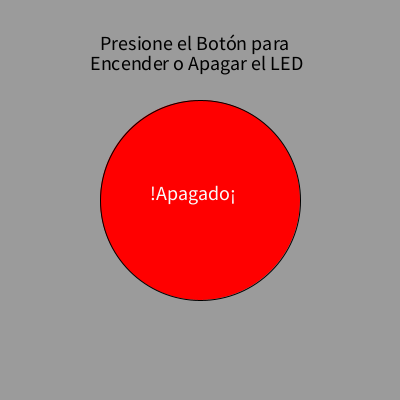
Frame 1 (no input)
Frame 60 (the mouse pressed at the canvas centre just before this capture): identical to frame 1, image omitted
Frame 120 (the mouse held since frame 60 and released just before this capture): identical to frame 1, image omitted

The Processing sketch that drew this single still picture (run headless with seeded random() and noise(); from frame 60 on, the mouse is pressed at the canvas centre):

// Processing sketch: Martinez_Juan_DEBER_6_1_SE_RETO2
// ── Martinez_Juan_DEBER_6_1_SE_RETO2.pde
//SISTEMAS EMBEBIDOS
// DEBER 6.1 RETO 1
// Nombre: Juan Diego Martínez
int
  i=250;
void setup() {
  size(400, 400);                            // tamaño de la pantalla 
  background(#9b9b9b);                       // color de pantalla
  textSize(20);                              // tamaño de letra
  fill(0);                                   // color de letra
  text("Presione el Botón para ", 100, 50);  // mensaje de inicio
  text("Encender o Apagar el LED", 90, 70);  // mensaje de inicio
  smooth();
  fill(#FF0000);                             // color del circulo inicial
  ellipse(200, 200, 200, 200);               // función del circulo posicion y tamaños
  textSize(20);                              // tamaño de letra
  fill(250);                                 // color de letra
  text("!Apagado¡", 150, height/2);          // mensaje y posicion del texto
}
void draw() {                                // método de dibujo
  noStroke();
}
// CREACIÓN DE MÉTODOS CUANDO SE PRESIONE EL MOUSE 
void mousePressed() {                        
  if (mouseButton==RIGHT) {                  // boton derecho del mouse
    fill(#804000);                           // color del circulo
    ellipse(200, 200, 200, 200);             // función del circulo posicion y tamaños
  }
  if (mouseButton == LEFT) {                 // boton derecho del mouse
      fill(#006400);                         // color del circulo
    ellipse(200, 200, 200, 200);             // función del circulo posicion y tamaños
  }
}
// MÉTODOS CUANDO SE DEJE DE PRESIONAR EL MOUSE  
void mouseReleased() {
  if (mouseButton==RIGHT) {                  // caso del boton derecho            
    fill(#ff0000 );
    ellipse(200, 200, 200, 200);
    textSize(20);
    fill(250);
    text("!Apagado¡", 150, height/2);
  }
  if (mouseButton == LEFT) {                 // caso del boton izquierdo
    fill(#00ff00);
    ellipse(200, 200, 200, 200);
    textSize(20);
    fill(250);
    text("!Encendido¡", 150, height/2);
  }
}
